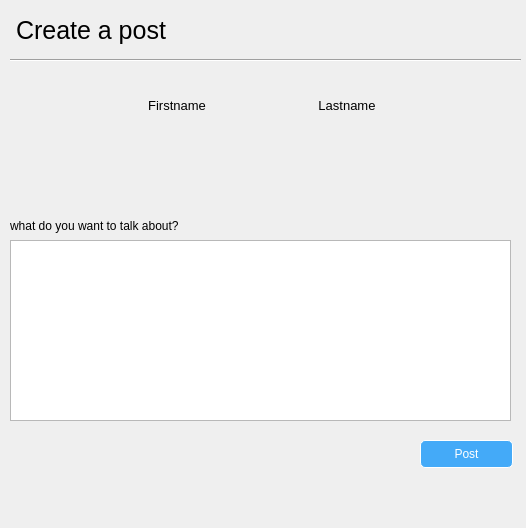
<?xml version="1.0" encoding="UTF-8"?>
<ui version="4.0">
 <class>post</class>
 <widget class="QDialog" name="post">
  <property name="geometry">
   <rect>
    <x>0</x>
    <y>0</y>
    <width>526</width>
    <height>528</height>
   </rect>
  </property>
  <property name="windowTitle">
   <string>Dialog</string>
  </property>
  <widget class="QLabel" name="label_Create">
   <property name="geometry">
    <rect>
     <x>10</x>
     <y>0</y>
     <width>161</width>
     <height>51</height>
    </rect>
   </property>
   <property name="styleSheet">
    <string notr="true">margin-top:10px;
font-size:25px;
</string>
   </property>
   <property name="text">
    <string>Create a post</string>
   </property>
  </widget>
  <widget class="Line" name="line">
   <property name="geometry">
    <rect>
     <x>10</x>
     <y>35</y>
     <width>511</width>
     <height>51</height>
    </rect>
   </property>
   <property name="orientation">
    <enum>Qt::Horizontal</enum>
   </property>
  </widget>
  <widget class="QLabel" name="label_questuin">
   <property name="geometry">
    <rect>
     <x>10</x>
     <y>190</y>
     <width>371</width>
     <height>71</height>
    </rect>
   </property>
   <property name="text">
    <string>what do you want to talk about?</string>
   </property>
  </widget>
  <widget class="QPlainTextEdit" name="plainTextEdit">
   <property name="geometry">
    <rect>
     <x>10</x>
     <y>240</y>
     <width>501</width>
     <height>181</height>
    </rect>
   </property>
  </widget>
  <widget class="QPushButton" name="postButton">
   <property name="geometry">
    <rect>
     <x>420</x>
     <y>440</y>
     <width>93</width>
     <height>28</height>
    </rect>
   </property>
   <property name="styleSheet">
    <string notr="true">QPushButton{
color:white;
border:1px solid white;
border-radius:5px;
padding:5px;
background:rgb(68, 170, 248)
}
QPushButton:hover
{
	border:1px solid rgb(32, 74, 135);
	border-radius:5px;
	background:rgb(48, 162, 249);
}</string>
   </property>
   <property name="text">
    <string>Post</string>
   </property>
  </widget>
  <widget class="QLabel" name="firstname_label">
   <property name="geometry">
    <rect>
     <x>80</x>
     <y>80</y>
     <width>194</width>
     <height>50</height>
    </rect>
   </property>
   <property name="minimumSize">
    <size>
     <width>0</width>
     <height>25</height>
    </size>
   </property>
   <property name="font">
    <font>
     <pointsize>10</pointsize>
    </font>
   </property>
   <property name="styleSheet">
    <string notr="true">font-size:10pt</string>
   </property>
   <property name="text">
    <string>Firstname</string>
   </property>
   <property name="alignment">
    <set>Qt::AlignCenter</set>
   </property>
  </widget>
  <widget class="QLabel" name="lastname_label">
   <property name="geometry">
    <rect>
     <x>250</x>
     <y>80</y>
     <width>194</width>
     <height>50</height>
    </rect>
   </property>
   <property name="minimumSize">
    <size>
     <width>0</width>
     <height>25</height>
    </size>
   </property>
   <property name="font">
    <font>
     <pointsize>10</pointsize>
    </font>
   </property>
   <property name="styleSheet">
    <string notr="true">font-size:10pt</string>
   </property>
   <property name="text">
    <string>Lastname</string>
   </property>
   <property name="alignment">
    <set>Qt::AlignCenter</set>
   </property>
  </widget>
  <widget class="QLabel" name="label_pic">
   <property name="geometry">
    <rect>
     <x>10</x>
     <y>70</y>
     <width>81</width>
     <height>61</height>
    </rect>
   </property>
   <property name="text">
    <string/>
   </property>
   <property name="pixmap">
    <pixmap>User-Profile-PNG-Image.png</pixmap>
   </property>
   <property name="scaledContents">
    <bool>true</bool>
   </property>
  </widget>
 </widget>
 <resources>
  <include location="../../db_linkedin_uni/Main project/profile/resources.qrc"/>
  <include location="../../qt designer/resources.qrc"/>
 </resources>
 <connections/>
</ui>
